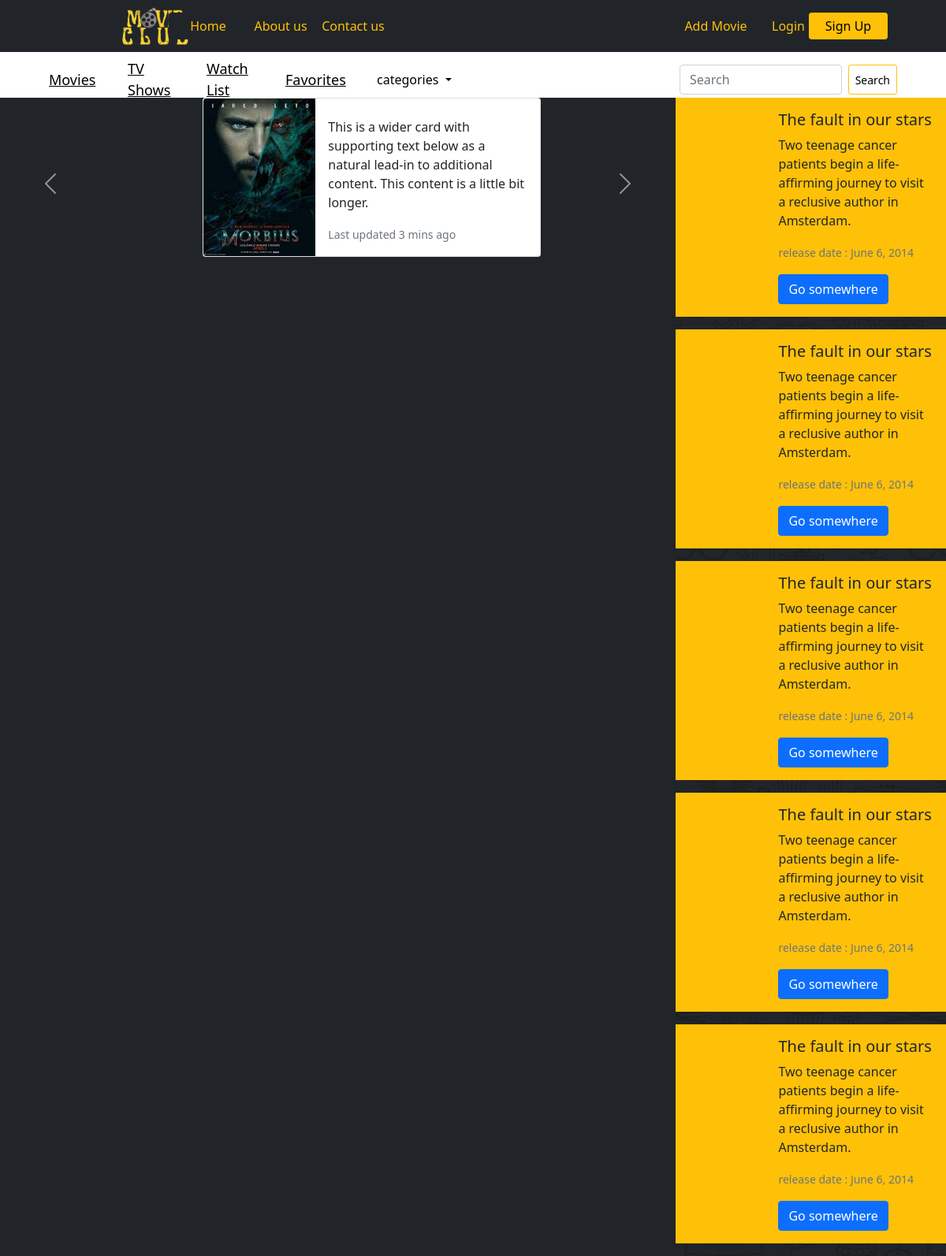
The page / on the database its author committed.
### movie_app/models.py (models this page shows)
class Movie(models.Model):
    title = models.CharField(max_length=255)
    release_date = models.DateField(null = True)
    desc = models.TextField()
    trailer_url = models.URLField(max_length=300)
    added_by = models.ForeignKey(User, related_name="added_movies", on_delete = models.CASCADE)
    liked_by = models.ManyToManyField(User, related_name="favorites")
    to_watch_by = models.ManyToManyField(User, related_name="movies_to_watch")
    categories = models.ManyToManyField(Category, related_name="movies")
    created_at = models.DateTimeField(auto_now_add=True)
    updated_at = models.DateTimeField(auto_now=True)
    objects = MovieManager()

### movie_app/views.py (the view)
# urls.py: path('', views.main),
def main(request):
        context = {
            'all_movies' : Movie.objects.all().order_by('-release_date')
        }
        return render(request,"main_page.html" , context)

### movie_app/templates/main_page.html (shortened to what this page needs)
<!DOCTYPE html>
<html lang="en">
<head>
    {% load static %}
    <link rel="stylesheet" href="{% static 'css/main_page.css' %}?201812" >
    <link href="https://cdn.jsdelivr.net/npm/bootstrap@5.0.2/dist/css/bootstrap.min.css" rel="stylesheet"
>
</head>
<body>
    <header>
        <div class="container-fluid mb-2">
            <div class="row  head align-items-center justify-content-center px-5 py-2">
                <div class="col-1">
                    <img src="../static/img/project_logo1.png" alt="Movies House" height="50px" >
                </div>
                <div class="col-1">
                    <a href="#" class="btn btn-dark btn-sm ms-3" style="color: #ffc107; font-size:16px;">Home</a>
                </div>
                <div class="col-1">
                    <a href="#" class="btn btn-dark btn-sm ms-3" style="color: #ffc107; font-size:16px;">About us</a>
                </div>
                <div class="col-5">
                    <a href="#" class="btn btn-dark btn-sm ms-3" style="color: #ffc107; font-size:16px;">Contact us</a>
                </div>
                <div class="col-1">
                    <a href="/adding_form" class="btn outline-warning btn-sm ms-3"
                        style="color: #ffc107; font-size:16px;">Add Movie</a>
                </div>
                <div class="col-1">
                    <a href="#" class="btn outline-warning btn-sm ms-3"
                        style="color: #ffc107; font-size:16px;">Login</a>
                </div>
                <div class="col-1">
                    <a href="#" class="btn btn-warning btn-sm" style="font-size:16px;">Sign Up</a>
                </div>
            </div>
        </div>
    </header>
    <nav>
        <div class="container-fluid" >
            <div class="row  head align-items-center justify-content-center" style="height: 50px;">
                <div class="col-1">
                    <a href="" style="color: black; font-size:18px;">Movies</a>
                </div>
                <div class="col-1">
                    <a href="#" style="color: black; font-size:18px;">TV Shows</a>
                </div>
                <div class="col-1 watch">
                    <a href="/watch_list" style="color: black; font-size:18px;">Watch List</a>
                </div>
                <div class="col-1">
                    <a href="/favorite"  style="color: black; font-size:18px;">Favorites</a>
                </div>
                <div class="nav-item dropdown col-4">
                    <a class="nav-link dropdown-toggle" href="#" role="button"   data-bs-toggle="dropdown" style="color: black;font-size:16px">
                        categories
                    </a>
                </div>
                    <form class="d-flex col-3" action="/movies/search" method="post">
                        <input class="form-control me-2" type="search" placeholder="Search" aria-label="Search" name="search">
                        <button class="btn btn-outline-warning btn-sm" type="submit" style="color:black;">Search</button>
                    </form>
            </div>
        </div>
    </nav>
    <main>
        <div class="main_container">
            <div class="slid_container">
                <div id="carouselExampleControls" class="carousel slide" data-bs-ride="carousel">
                    <div class="carousel-inner">
                        <div class="carousel-item active">
                            <div class="card top mb-3" style="max-width: 540px;">
                                <div class="row g-0">
                                    <div class="col-md-4">
                                        <img src="../static/img/download (1).jpg" class="img-fluid rounded-start" alt="...">
                                    </div>
                                    <div class="col-md-8">
                                        <div class="card-body">
                                            <p class="card-text">This is a wider card with supporting text below as a
                                                natural lead-in to additional content. This content is a little bit
                                                longer.
                                            </p>
                                            <p class="card-text"><small class="text-muted">Last updated 3 mins
                                                    ago</small>
                                            </p>
                                        </div>
                                    </div>
                                </div>
                            </div>
                        </div>
                    </div>
                    <button class="carousel-control-prev" type="button" data-bs-target="#carouselExampleControls"
                        data-bs-slide="prev">
                        <span class="carousel-control-prev-icon" aria-hidden="true"></span>
                    </button>
                    <button class="carousel-control-next" type="button" data-bs-target="#carouselExampleControls"
                        data-bs-slide="next">
                        <span class="carousel-control-next-icon" aria-hidden="true"></span>
                    </button>
                </div>
            </div>
            <div class="sid_bar">
                {% for movie in all_movies%}
                <div style="width: inherit; max-height: 300px; background-color:#ffc107" >
                    <div class="card1 mb-3" style="max-width: 540px;">
                        <div class="row g-0">
                            <div class="col-md-4">
                                <div class="col-md-4">
                                    <iframe width="180" height="250" src="{{movie.trailer_url}}"
                                        title="YouTube video player" frameborder="0"
                                        allow="accelerometer; autoplay; clipboard-write; encrypted-media; gyroscope; picture-in-picture"
                                        allowfullscreen></iframe>
                                </div>
                            </div>
                            <div class="col-md-8">
                                <div class="card-body">
                                    <h5 class="card-title">{{movie.title}}</h5>
                                    <p class="card-text">
                                        {{movie.desc}}
                                    </p>
                                    <p class="card-text"><small class="text-muted">release date : {{movie.release_date}}</small>
                                    </p>
                                    <a href="#" class="btn btn-primary">Go somewhere</a>
                                </div>
                            </div>
                        </div>
                    </div>
                </div>
                {% endfor %}
            </div>
        </div>
    </main>
</body>
</html>

### movie_app/static/css/main_page.css (style rules this page uses)
* { margin: 0; padding: 0; }
header { background-color: #212529; }
header a { width: 100px; font-size: 18px; }
.slid_container { background-color: #212529; height: auto; }
.carousel-item img { height: 200px; width: 300px; }
.carousel-item { height: inherit; }
.carousel-inner { display: flex; justify-content: center; height: inherit; }
.carousel-item { position: relative; height: inherit; }
.card { position: absolute; right: 20%; width: 50%; height: inherit; }
.main_container { display: flex; height: auto; }
.sid_bar { background-color: #212529; flex: 2; background-image: url("static/css/Beauty_Skincare_Neutral_Website.png"); }
.slid_container { flex: 5; }

### rows shown on the page
Movie: title "The fault in our stars", desc "Two teenage cancer patients begin a life-affirming journey to visit a reclusive author in Amsterdam.", release_date "June 6, 2014"
Movie: title "The fault in our stars", desc "Two teenage cancer patients begin a life-affirming journey to visit a reclusive author in Amsterdam.", release_date "June 6, 2014"
Movie: title "The fault in our stars", desc "Two teenage cancer patients begin a life-affirming journey to visit a reclusive author in Amsterdam.", release_date "June 6, 2014"
Movie: title "The fault in our stars", desc "Two teenage cancer patients begin a life-affirming journey to visit a reclusive author in Amsterdam.", release_date "June 6, 2014"
Movie: title "The fault in our stars", desc "Two teenage cancer patients begin a life-affirming journey to visit a reclusive author in Amsterdam.", release_date "June 6, 2014"
